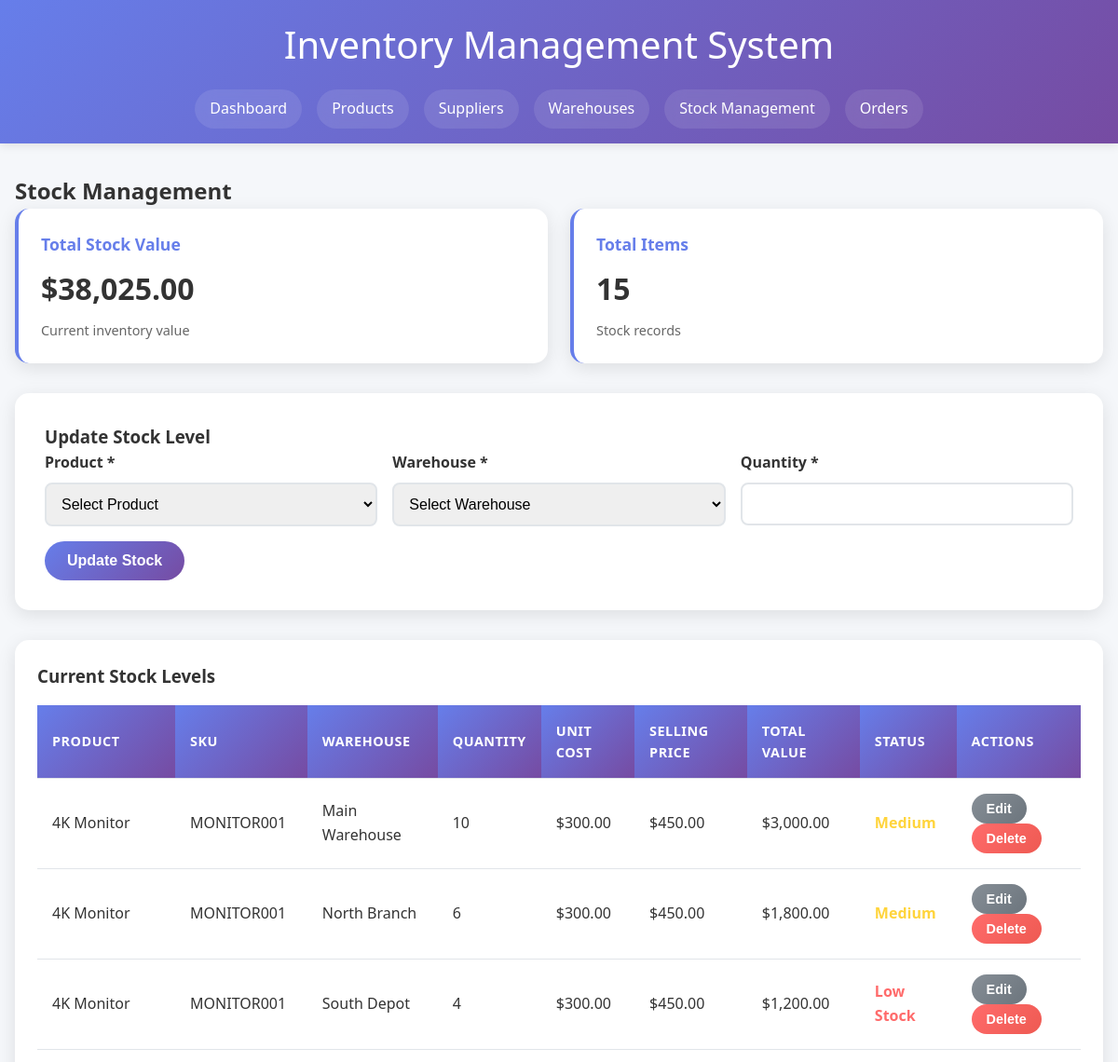
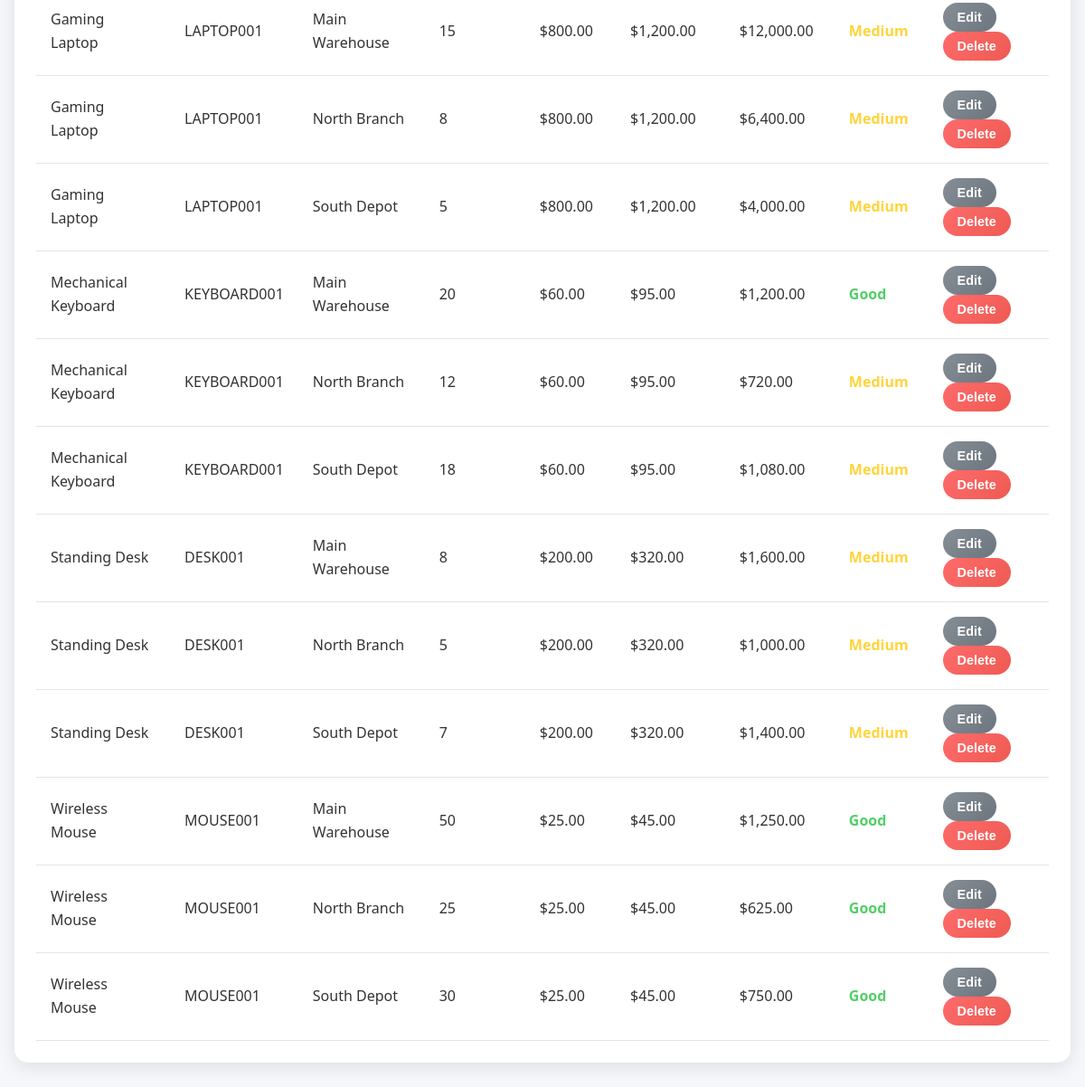
The page /DBE/stocks.php on the database its author committed (2 pictures, top to bottom).
### tables this page shows
CREATE TABLE stocks (
    stock_id INT AUTO_INCREMENT PRIMARY KEY,
    product_id INT NOT NULL,
    warehouse_id INT NOT NULL,
    quantity_on_hand INT NOT NULL DEFAULT 0,
    last_updated TIMESTAMP NOT NULL DEFAULT CURRENT_TIMESTAMP ON UPDATE CURRENT_TIMESTAMP,
    UNIQUE KEY unique_product_warehouse (product_id, warehouse_id),
    FOREIGN KEY (product_id) REFERENCES products(product_id) ON DELETE CASCADE,
    FOREIGN KEY (warehouse_id) REFERENCES warehouses(warehouse_id) ON DELETE CASCADE
);

CREATE TABLE products (
    product_id INT AUTO_INCREMENT PRIMARY KEY,
    sku VARCHAR(100) NOT NULL,
    product_name VARCHAR(255) NOT NULL,
    description TEXT,
    supplier_id INT,
    unit_cost DECIMAL(10,2) NOT NULL,
    selling_price DECIMAL(10,2) NOT NULL
);

CREATE TABLE warehouses (
    warehouse_id INT AUTO_INCREMENT PRIMARY KEY,
    warehouse_name VARCHAR(255) NOT NULL,
    location TEXT NOT NULL
);

### config.php (called while the page is built, shortened)
<?php
function getNavigation() {
    return [
        'Dashboard' => 'index.php',
        'Products' => 'products.php',
        'Suppliers' => 'suppliers.php',
        'Warehouses' => 'warehouses.php',
        'Stock Management' => 'stocks.php',
        'Orders' => 'orders.php'
    ];
}
function formatCurrency($amount) {
    return '$' . number_format($amount, 2);
}
function getCurrentPage() {
    $currentFile = basename($_SERVER['PHP_SELF']);
    return str_replace('.php', '', $currentFile);
}
?>

### DBE/stocks.php (the view, shortened to what this page needs)
<?php
require_once 'config.php';
$currentPage = getCurrentPage();
$navigation = getNavigation();
$result = $conn->query("
    SELECT s.*, p.product_name, p.sku, p.unit_cost, p.selling_price, w.warehouse_name
    FROM stocks s
    JOIN products p ON s.product_id = p.product_id
    JOIN warehouses w ON s.warehouse_id = w.warehouse_id
    ORDER BY p.product_name, w.warehouse_name
");
$stocks = $result->fetch_all(MYSQLI_ASSOC);
$total_stock_value = 0;
foreach ($stocks as $stock) {
    $total_stock_value += $stock['quantity_on_hand'] * $stock['unit_cost'];
}
?>
<!DOCTYPE html>
<html lang="en">
<head>
    <link rel="stylesheet" href="style.css">
</head>
<body>
    <header class="header">
        <h1>Inventory Management System</h1>
        <nav class="nav">
            <?php foreach ($navigation as $name => $url): ?>
                <a href="<?= $url ?>" class="<?= ($currentPage === strtolower($name)) ? 'active' : '' ?>">
                    <?= $name ?>
                </a>
            <?php endforeach; ?>
        </nav>
    </header>
    <div class="container">
        <h2>Stock Management</h2>
        <div class="dashboard-grid">
            <div class="card">
                <h3>Total Stock Value</h3>
                <div class="value"><?= formatCurrency($total_stock_value) ?></div>
                <div class="subtitle">Current inventory value</div>
            </div>
            <div class="card">
                <h3>Total Items</h3>
                <div class="value"><?= count($stocks) ?></div>
                <div class="subtitle">Stock records</div>
            </div>
        </div>
        <div class="form-container">
            <h3><?= isset($_POST['edit_stock']) ? 'Edit Stock Level' : 'Update Stock Level' ?></h3>
            <form method="POST">
                <div class="form-row">
                    <div class="form-group">
                        <label for="product_id">Product *</label>
                        <select id="product_id" name="product_id" required <?= isset($_POST['edit_stock']) ? 'disabled' : '' ?>>
                            <option value="">Select Product</option>
                        </select>
                    </div>
                    <div class="form-group">
                        <label for="warehouse_id">Warehouse *</label>
                        <select id="warehouse_id" name="warehouse_id" required <?= isset($_POST['edit_stock']) ? 'disabled' : '' ?>>
                            <option value="">Select Warehouse</option>
                        </select>
                    </div>
                    <div class="form-group">
                        <label for="quantity">Quantity *</label>
                        <input type="number" id="quantity" name="quantity" min="0" value="<?= isset($_POST['edit_quantity']) ? $_POST['edit_quantity'] : '' ?>" required>
                    </div>
                </div>
                <button type="submit" name="update_stock" class="btn">
                    <?= isset($_POST['edit_stock']) ? 'Update Stock' : 'Update Stock' ?>
                </button>
            </form>
        </div>
        <div class="table-container">
            <h3>Current Stock Levels</h3>
            <table>
                <thead>
                    <tr>
                        <th>Product</th>
                        <th>SKU</th>
                        <th>Warehouse</th>
                        <th>Quantity</th>
                        <th>Unit Cost</th>
                        <th>Selling Price</th>
                        <th>Total Value</th>
                        <th>Status</th>
                        <th>Actions</th>
                    </tr>
                </thead>
                <tbody>
                    <?php if (empty($stocks)): ?>
                        <tr>
                            <td colspan="9" style="text-align: center; padding: 2rem;">No stock records found. Update stock levels above.</td>
                        </tr>
                    <?php else: ?>
                        <?php foreach ($stocks as $stock): ?>
                            <?php
                            $total_value = $stock['quantity_on_hand'] * $stock['unit_cost'];
                            $status_class = '';
                            $status_text = '';
                            if ($stock['quantity_on_hand'] == 0) {
                                $status_class = 'stock-low';
                                $status_text = 'Out of Stock';
                            } elseif ($stock['quantity_on_hand'] < 5) {
                                $status_class = 'stock-low';
                                $status_text = 'Low Stock';
                            } elseif ($stock['quantity_on_hand'] < 20) {
                                $status_class = 'stock-medium';
                                $status_text = 'Medium';
                            } else {
                                $status_class = 'stock-good';
                                $status_text = 'Good';
                            }
                            ?>
                            <tr>
                                <td><?= htmlspecialchars($stock['product_name']) ?></td>
                                <td><?= htmlspecialchars($stock['sku']) ?></td>
                                <td><?= htmlspecialchars($stock['warehouse_name']) ?></td>
                                <td><?= $stock['quantity_on_hand'] ?></td>
                                <td><?= formatCurrency($stock['unit_cost']) ?></td>
                                <td><?= formatCurrency($stock['selling_price']) ?></td>
                                <td><?= formatCurrency($total_value) ?></td>
                                <td class="<?= $status_class ?>"><?= $status_text ?></td>
                                <td>
                                    <form method="POST" style="display: inline;">
                                        <button type="submit" name="edit_stock" class="btn btn-sm btn-secondary">Edit</button>
                                    </form>
                                    <form method="POST" style="display: inline;" onsubmit="return confirm('Are you sure you want to delete this stock record?')">
                                        <button type="submit" name="delete_stock" class="btn btn-sm btn-danger">Delete</button>
                                    </form>
                                </td>
                            </tr>
                        <?php endforeach; ?>
                    <?php endif; ?>
                </tbody>
            </table>
        </div>
    </div>
</body>
</html>

### DBE/style.css (style rules this page uses)
* { margin: 0; padding: 0; box-sizing: border-box; }
body { font-family: 'Segoe UI', Tahoma, Geneva, Verdana, sans-serif; background-color: #f5f7fa; color: #333; line-height: 1.6; }
.header { background: linear-gradient(135deg, #667eea 0%, #764ba2 100%); color: white; padding: 1rem 0; box-shadow: 0 2px 10px rgba(0,0,0,0.1); }
.header h1 { text-align: center; margin-bottom: 1rem; font-size: 2.5rem; font-weight: 300; }
.nav { max-width: 1200px; margin: 0 auto; display: flex; justify-content: center; flex-wrap: wrap; gap: 1rem; padding: 0 1rem; }
.nav a { color: white; text-decoration: none; padding: 0.5rem 1rem; border-radius: 25px; transition: all 0.3s ease; background: rgba(255,255,255,0.1); backdrop-filter: blur(10px); }
.container { max-width: 1200px; margin: 2rem auto; padding: 0 1rem; }
.dashboard-grid { display: grid; grid-template-columns: repeat(auto-fit, minmax(250px, 1fr)); gap: 1.5rem; margin-bottom: 2rem; }
.card { background: white; border-radius: 15px; padding: 1.5rem; box-shadow: 0 5px 20px rgba(0,0,0,0.1); transition: transform 0.3s ease; border-left: 4px solid #667eea; }
.card h3 { color: #667eea; margin-bottom: 0.5rem; font-size: 1.1rem; }
.card .value { font-size: 2rem; font-weight: bold; color: #333; margin-bottom: 0.5rem; }
.card .subtitle { color: #666; font-size: 0.9rem; }
.form-container { background: white; border-radius: 15px; padding: 2rem; box-shadow: 0 5px 20px rgba(0,0,0,0.1); margin-bottom: 2rem; }
.form-group { margin-bottom: 1rem; }
.form-group label { display: block; margin-bottom: 0.5rem; font-weight: 600; color: #333; }
.form-group input, .form-group select, .form-group textarea { width: 100%; padding: 0.75rem; border: 2px solid #e1e5e9; border-radius: 8px; font-size: 1rem; transition: border-color 0.3s ease; }
.form-row { display: grid; grid-template-columns: repeat(auto-fit, minmax(200px, 1fr)); gap: 1rem; }
.btn { background: linear-gradient(135deg, #667eea 0%, #764ba2 100%); color: white; border: none; padding: 0.75rem 1.5rem; border-radius: 25px; cursor: pointer; font-size: 1rem; font-weight: 600; transition: all 0.3s ease; text-decoration: none; display: inline-block; text-align: center; }
.btn-danger { background: linear-gradient(135deg, #ff6b6b 0%, #ee5a52 100%); }
.btn-secondary { background: linear-gradient(135deg, #868e96 0%, #6c757d 100%); }
.btn-sm { padding: 0.5rem 1rem; font-size: 0.9rem; }
.table-container { background: white; border-radius: 15px; padding: 1.5rem; box-shadow: 0 5px 20px rgba(0,0,0,0.1); overflow-x: auto; }
table { width: 100%; border-collapse: collapse; margin-top: 1rem; }
th, td { padding: 1rem; text-align: left; border-bottom: 1px solid #e1e5e9; }
th { background: linear-gradient(135deg, #667eea 0%, #764ba2 100%); color: white; font-weight: 600; text-transform: uppercase; font-size: 0.9rem; letter-spacing: 0.5px; }
.stock-low { color: #ff6b6b; font-weight: bold; }
.stock-medium { color: #ffd43b; font-weight: bold; }
.stock-good { color: #51cf66; font-weight: bold; }

### rows shown on the page
stocks: product.product_name "4K Monitor", product.sku "MONITOR001", warehouse.warehouse_name "Main Warehouse", quantity_on_hand "10", product.unit_cost "$300.00", product.selling_price "$450.00", quantity_on_hand.unit_cost "$3,000.00", quantity_on_hand "Medium"
stocks: product.product_name "4K Monitor", product.sku "MONITOR001", warehouse.warehouse_name "North Branch", quantity_on_hand "6", product.unit_cost "$300.00", product.selling_price "$450.00", quantity_on_hand.unit_cost "$1,800.00", quantity_on_hand "Medium"
stocks: product.product_name "4K Monitor", product.sku "MONITOR001", warehouse.warehouse_name "South Depot", quantity_on_hand "4", product.unit_cost "$300.00", product.selling_price "$450.00", quantity_on_hand.unit_cost "$1,200.00", quantity_on_hand "Low Stock"
stocks: product.product_name "Gaming Laptop", product.sku "LAPTOP001", warehouse.warehouse_name "Main Warehouse", quantity_on_hand "15", product.unit_cost "$800.00", product.selling_price "$1,200.00", quantity_on_hand.unit_cost "$12,000.00", quantity_on_hand "Medium"
stocks: product.product_name "Gaming Laptop", product.sku "LAPTOP001", warehouse.warehouse_name "North Branch", quantity_on_hand "8", product.unit_cost "$800.00", product.selling_price "$1,200.00", quantity_on_hand.unit_cost "$6,400.00", quantity_on_hand "Medium"
stocks: product.product_name "Gaming Laptop", product.sku "LAPTOP001", warehouse.warehouse_name "South Depot", quantity_on_hand "5", product.unit_cost "$800.00", product.selling_price "$1,200.00", quantity_on_hand.unit_cost "$4,000.00", quantity_on_hand "Medium"
stocks: product.product_name "Mechanical Keyboard", product.sku "KEYBOARD001", warehouse.warehouse_name "Main Warehouse", quantity_on_hand "20", product.unit_cost "$60.00", product.selling_price "$95.00", quantity_on_hand.unit_cost "$1,200.00", quantity_on_hand "Good"
stocks: product.product_name "Mechanical Keyboard", product.sku "KEYBOARD001", warehouse.warehouse_name "North Branch", quantity_on_hand "12", product.unit_cost "$60.00", product.selling_price "$95.00", quantity_on_hand.unit_cost "$720.00", quantity_on_hand "Medium"
stocks: product.product_name "Mechanical Keyboard", product.sku "KEYBOARD001", warehouse.warehouse_name "South Depot", quantity_on_hand "18", product.unit_cost "$60.00", product.selling_price "$95.00", quantity_on_hand.unit_cost "$1,080.00", quantity_on_hand "Medium"
stocks: product.product_name "Standing Desk", product.sku "DESK001", warehouse.warehouse_name "Main Warehouse", quantity_on_hand "8", product.unit_cost "$200.00", product.selling_price "$320.00", quantity_on_hand.unit_cost "$1,600.00", quantity_on_hand "Medium"
stocks: product.product_name "Standing Desk", product.sku "DESK001", warehouse.warehouse_name "North Branch", quantity_on_hand "5", product.unit_cost "$200.00", product.selling_price "$320.00", quantity_on_hand.unit_cost "$1,000.00", quantity_on_hand "Medium"
stocks: product.product_name "Standing Desk", product.sku "DESK001", warehouse.warehouse_name "South Depot", quantity_on_hand "7", product.unit_cost "$200.00", product.selling_price "$320.00", quantity_on_hand.unit_cost "$1,400.00", quantity_on_hand "Medium"
stocks: product.product_name "Wireless Mouse", product.sku "MOUSE001", warehouse.warehouse_name "Main Warehouse", quantity_on_hand "50", product.unit_cost "$25.00", product.selling_price "$45.00", quantity_on_hand.unit_cost "$1,250.00", quantity_on_hand "Good"
stocks: product.product_name "Wireless Mouse", product.sku "MOUSE001", warehouse.warehouse_name "North Branch", quantity_on_hand "25", product.unit_cost "$25.00", product.selling_price "$45.00", quantity_on_hand.unit_cost "$625.00", quantity_on_hand "Good"
stocks: product.product_name "Wireless Mouse", product.sku "MOUSE001", warehouse.warehouse_name "South Depot", quantity_on_hand "30", product.unit_cost "$25.00", product.selling_price "$45.00", quantity_on_hand.unit_cost "$750.00", quantity_on_hand "Good"

### other values the page prints
$name "Dashboard"
$name "Products"
$name "Suppliers"
$name "Warehouses"
$name "Stock Management"
$name "Orders"
formatCurrency($total_stock_value) "$38,025.00"
count($stocks) "15"
